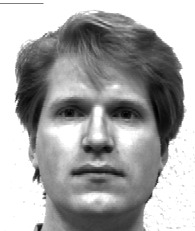
#> input picture final exam/Dataset/subject01.normal.jpg, 195 x 231 px, found by its file name
$ jupyter execute --allow-errors '20163163_최나라_finalexam.ipynb'   (shell and % lines are left out)
#> lines starting #> are read from the running program, lines starting #| are printed output that depends on the picture
# Face Recognition
---
### Dataset Description:
- 그레이 스케일 face 이미지 17장 + Non-face 이미지 1장 총 18장으로 구성
- 각 이미지의 사이즈는 195 × 231

- Training image: 8장
    - subject01.normal, subject02.normal, subject03.normal, subject07.normal, subject10.normal, subject11.normal, subject14.normal and subject15.normal

- Test image: 18장
    - Dataset의 모든 이미지 (face 17장 + non-face 1장)

### 데이터셋 준비
- https://docs.google.com/uc?export=download&id=1sWf596Yy4GkBxPA9VEiETPXPU3eYfs3H
- 위 주소로 압축 파일 다운로드 후 압축 해제

[cell 1]
# 압축 해제된 폴더의 전체 데이터 업로드 (전체 이미지 선택 후 일괄 업로드)
from google.colab import files

uploaded = files.upload()
#> the answer given: subject01.normal.jpg
#> further down, img is the input picture: shape (231, 195); min 0, max 255, mean 166.9

[cell 2]
# 파이썬 라이브러리 import
from matplotlib import pyplot as plt
from matplotlib.image import imread
import numpy as np
import os

## Read Images

[cell 3]
dataset_path = './'
dataset_dir  = os.listdir(dataset_path)
dataset_dir = [img for img in dataset_dir if img.endswith(".jpg")]
dataset_dir = sorted(dataset_dir)

width  = 195
height = 231

[cell 4]
print('Train Images:')
train_image_names = ['subject01.normal.jpg', 'subject02.normal.jpg', 'subject03.normal.jpg', 'subject07.normal.jpg', 'subject10.normal.jpg', 'subject11.normal.jpg', 'subject14.normal.jpg', 'subject15.normal.jpg']
training_tensor   = np.ndarray(shape=(len(train_image_names), height*width), dtype=np.float64)
print('Training tensor shape : ', training_tensor.shape)

plt.figure(figsize=(10, 8))
#> (the rest of this cell did not finish here and is left out)

[cell 5]
print('Test Images:')
test_image_names = dataset_dir#[i for i in dataset_dir if i not in train_image_names]
#> test_image_names = []
testing_tensor   = np.ndarray(shape=(len(test_image_names), height*width), dtype=np.float64)
#> testing_tensor = empty array
print('Testing tensor shape : ', testing_tensor.shape)
#| Testing tensor shape :  (0, 45045)

plt.figure(figsize=(10, 8))
for i in range(len(test_image_names)):
    img = imread(dataset_path + test_image_names[i])
    testing_tensor[i,:] = np.array(img, dtype='float64').flatten()
    plt.subplot(3,6,1+i)
    plt.title(test_image_names[i].split('.')[0][-2:]+test_image_names[i].split('.')[1])
    plt.imshow(img, cmap='gray')
    plt.axis('off')
    plt.subplots_adjust(right=1.2, top=1.2)
    plt.tick_params(labelleft='off', labelbottom='off', bottom='off',top='off',right='off',left='off', which='both')
plt.show()

```
# 코드로 형식 지정됨
```

## Mean face

[cell 6]
# 모든 training face에 대한 mean face 이미지 생성
# training_tensor의 shape : (8, 45045) -> (training 이미지 개수, 이미지 height * 이미지 width)

# mean_face를 생성하는 코드를 작성하시오.
# training 이미지들의 평균을 구하여 만든 이미지이며 아래 출력과 같음.
mean_face = np.zeros((1,height*width))

# 코드 작성
for i in range(0,8):
  mean_face = mean_face + training_tensor[i]
mean_face = mean_face / 8

# mean_face 출력
plt.imshow(mean_face.reshape(height, width), cmap='gray')
plt.axis('off')
plt.tick_params(labelleft='off', labelbottom='off', bottom='off',top='off',right='off',left='off', which='both')
plt.show()
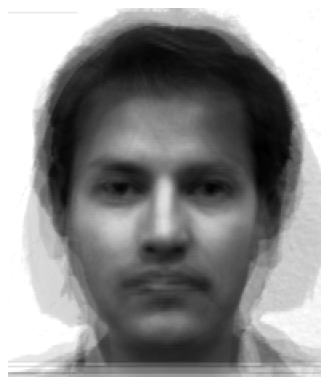
#> figure drawn by matplotlib, 1 panel

## Normalized face

[cell 7]
normalized_training_tensor = np.ndarray(shape=(len(train_image_names), height*width))

# normalized_training_tensor를 생성하는 코드를 작성하시오.
# training_tensor에서 각 training 이미지와 mean_face 이미지의 차를 (np.subtract) 이용해 nomalized face 이미지 획득
# 각 training image에 대한 normalized 이미지를 구한 뒤 normalized_training_tensor에 저장

# training_tensor shape : (8, 45045)
# mean_face shape : (1, 45045)
# normalized_training_tensor shape : (8, 45045)
# normalized_training_tensor의 출력은 아래 Display normalized faces와 같음.

# 코드 작성

normalized_face = np.zeros((1, height*width))
for i in range(0, 8):
  normalized_face = np.subtract(training_tensor[i], mean_face)
  normalized_training_tensor[i] = normalized_face

### Display normalized faces

[cell 8]
plt.figure(figsize=(10, 8))
for i in range(len(train_image_names)):
    img = normalized_training_tensor[i].reshape(height,width)
    plt.subplot(2,4,1+i)
    plt.imshow(img, cmap='gray')
    plt.axis('off')
    plt.tick_params(labelleft='off', labelbottom='off', bottom='off',top='off',right='off',left='off', which='both')
plt.show()
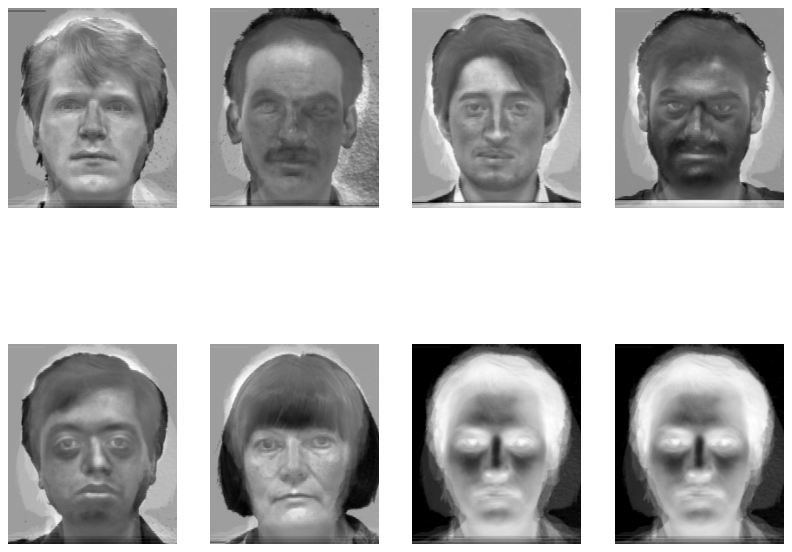
#> figure drawn by matplotlib, 8 panels

## Covariance matrix

[cell 9]
# Normalized face 이미지들의 Convariance matrix 구하기
# normalized_training_tensor의 Covariance matrix cov_matrix를 구하는 코드를 작성하시오.
# 결과는 아래와 같음.

# 코드 작성
cov_matrix = np.zeros((8, height*width))
cov_matrix = np.cov(normalized_training_tensor) / 8


print('Covariance matrix of X: \n%s' %cov_matrix)

[cell 10]
# 위에서 구한 Covariance matrix를 이용해 Eigenvalue, Eigenvector 구하기
# cov_matrix를 이용하여 eigenvalues, eigenvectors를 구하는 코드를 작성하시오.
# 결과는 아래와 같음.

# 코드 작성
eigenvalues, eigenvectors = np.linalg.eig(cov_matrix)
print('Eigenvectors of Cov(X): \n%s' %eigenvectors)
print('\nEigenvalues of Cov(X): \n%s' %eigenvalues)

# Eigenvalue, Eigenvector 쌍을 가진 list eig_pairs를 생성하고 list를 내림차순으로 정렬하여
# list eigvalues_sort, eigvectors_sort를 생성하는 코드를 작성하시오.

list_eig_pairs = [[0 for i in range(2)] for j in range(64)]
cnt = 0
for i in range (0,8):
  for j in range(0,8):
    list_eig_pairs[cnt][0] = eigenvalues[i]
    list_eig_pairs[cnt][1] = eigenvectors[j][i]
    cnt = cnt + 1
#list_eig_pairs.sort(key=lambda x:(-x[0], -x[1]))
list_eig_pairs.sort(key=lambda x:-x[0])
print(list_eig_pairs)

cnt = 0
eigvectors_sort = [[0 for i in range(8)] for j in range(8)]
for i in range(0,8):
  for j in range(0,8):
    eigvectors_sort[i][j] = list_eig_pairs[cnt][1]
    cnt = cnt+1


eigvalues_sort = [[0 for i in range(8)] for j in range(8)]
for i in range(0,8):
  for j in range(0,8):
    eigvalues_sort[i][j] = list_eig_pairs[i*8][0]

print(eigvalues_sort)
print(eigvectors_sort)

## Find cumulative variance of each Principal component

[cell 11]
# Eigenvalue를 이용해 각 성분의 분산의 누적 비율을 (var_comp_sum) 계산하는 코드를 작성하시오.
# 결과는 아래와 같음.

va = np.zeros(8)
var_comp_sum = np.zeros(8)

for i in range(0,8):
  va[i] = eigvalues_sort[i][0]
sum = np.sum(va)


for i in range(0,8):
  if i==0:
    var_comp_sum[i] = eigvalues_sort[i][0]/sum
  else:
    var_comp_sum[i] = var_comp_sum[i-1] + eigvalues_sort[i][0]/sum

# 각 성분들에 분산의 누적 비율
print("Cumulative proportion of variance explained vector: \n%s" %var_comp_sum)

# x-axis for number of principal components kept
num_comp = range(1,len(eigvalues_sort)+1)

plt.title('Cum. Prop. Variance Explain and Components Kept')
plt.xlabel('Principal Components')
plt.ylabel('Cum. Prop. Variance Expalined')

plt.scatter(num_comp, var_comp_sum)
plt.show()
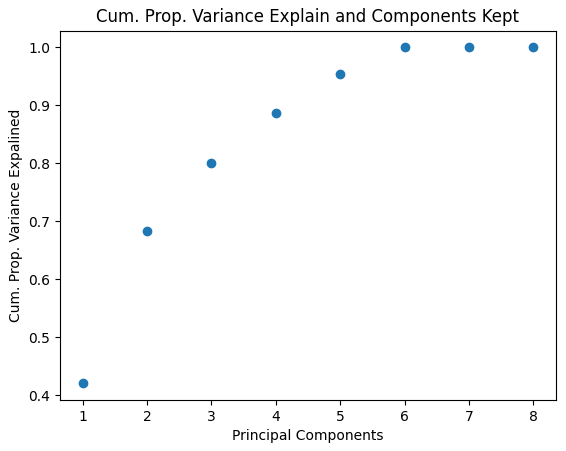
#> figure drawn by matplotlib, 1 panel

### Choose the necessary no.of principal components:

[cell 12]
reduced_data = np.array(eigvectors_sort[:7]).transpose()
reduced_data.shape

[cell 13]
# Eigen space를 형성하는 projected 데이터 생성
# proj_data를 구하는 코드를 작성하시오.
# projected data는 training_tensor와 reduced_data를 내적하여 구함.
# proj_data를 구한 결과는 Plot eigen faces에서 보여줌.

# 코드 작성
proj_data = np.dot(reduced_data.T, training_tensor)

## Plot eigen faces

[cell 14]
plt.figure(figsize=(10, 8))
for i in range(proj_data.shape[0]):
    img = proj_data[i].reshape(height,width)
    plt.subplot(2,4,1+i)
    plt.imshow(img, cmap='jet')
    plt.axis('off')
    plt.tick_params(labelleft='off', labelbottom='off', bottom='off',top='off',right='off',left='off', which='both')
plt.show()
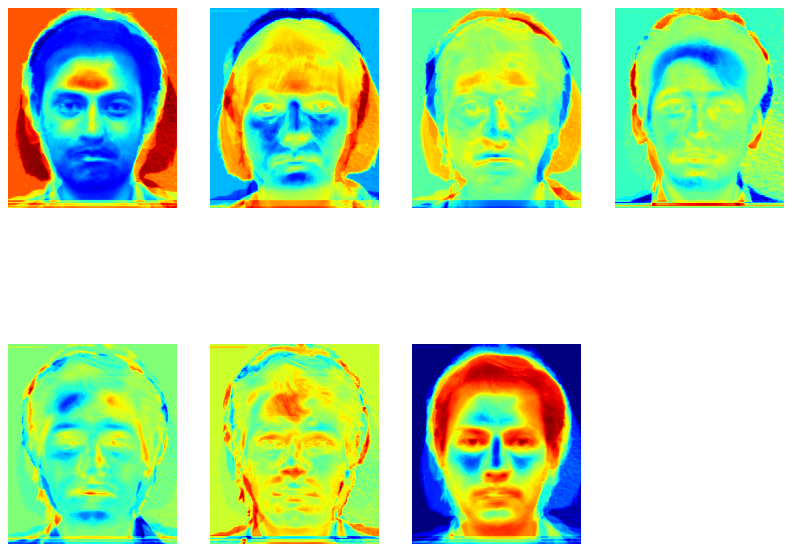
#> figure drawn by matplotlib, 7 panels

img.shape
